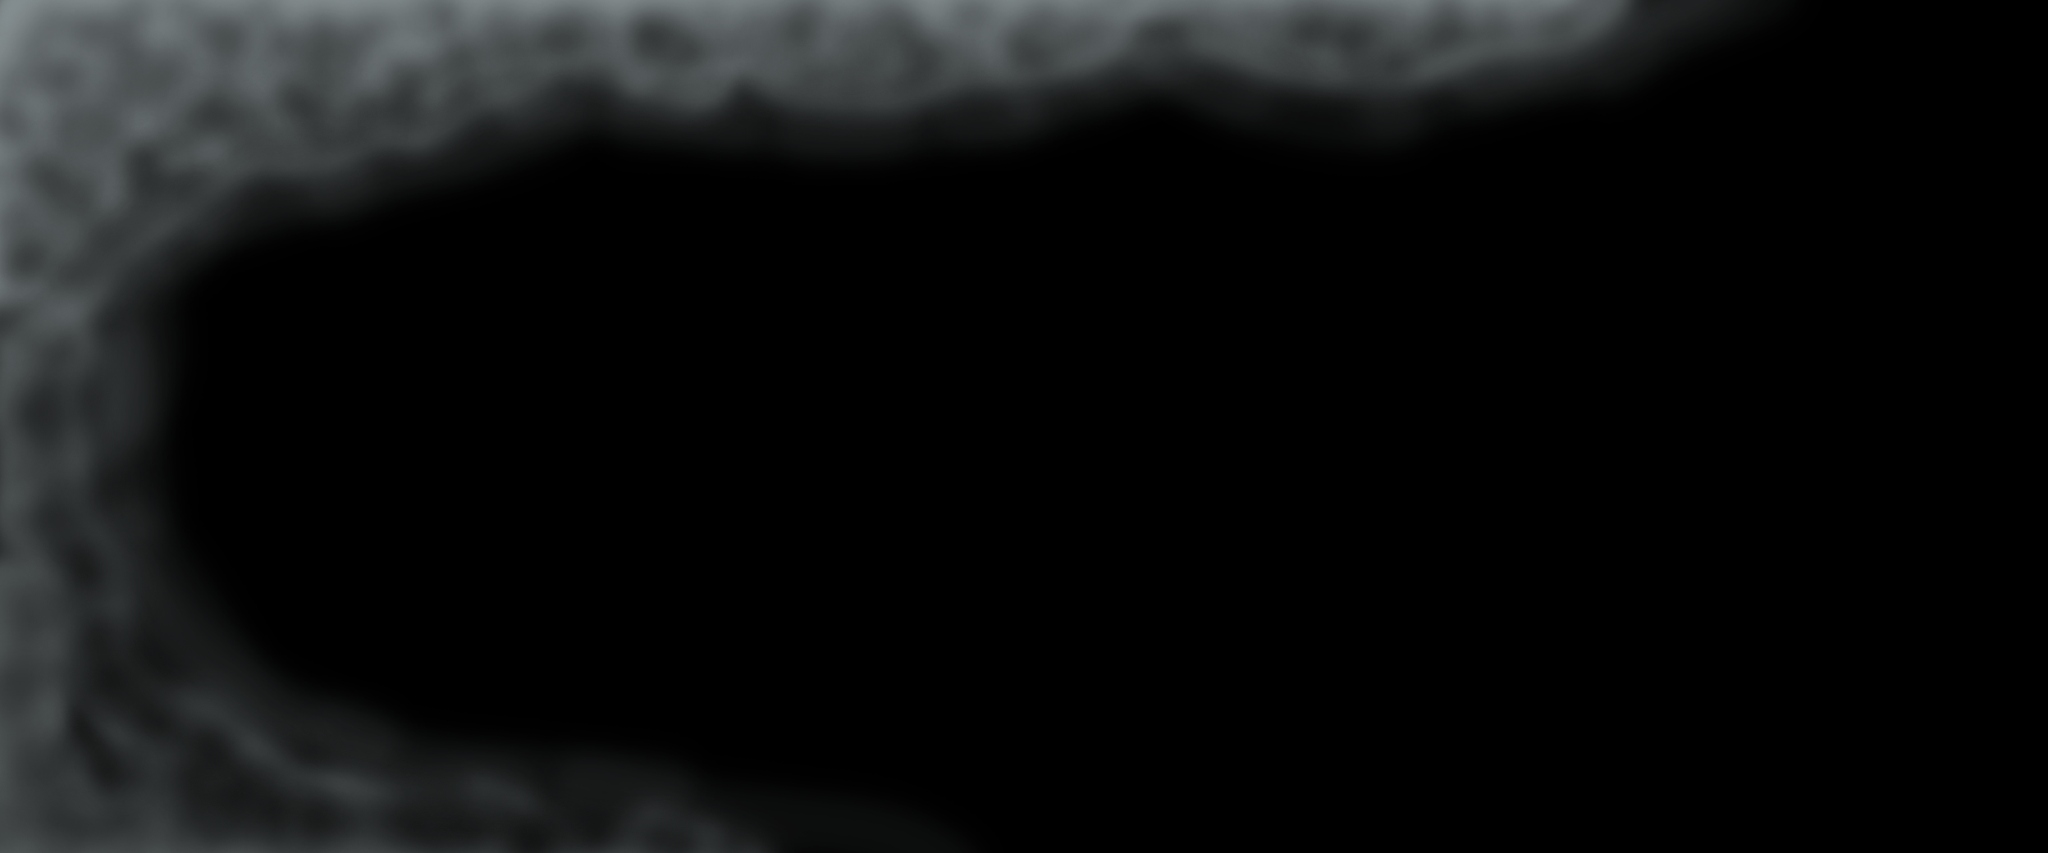

This game map was drawn from its Tiled (.tmx) file and the tilesets committed beside it. A one-line description and the trimmed map source follow:
An orthogonal 156x65 tile map with 16x16 px tiles, 1 tile layer (AlwaysFront5).

<map version="1.10" tiledversion="1.12.2" orientation="orthogonal" renderorder="right-down" width="156" height="65" tilewidth="16" tileheight="16" infinite="0" nextlayerid="21" nextobjectid="1210">
 <tileset firstgid="1" name="NewFarm_Mist" tilewidth="16" tileheight="16" tilecount="10140" columns="156">
  <image source="Tilesheets/z_FrontierFarm_Mist.png" width="2496" height="1040" />
 </tileset>
 <layer id="19" name="AlwaysFront5" width="156" height="65">
  <properties>
   <property name="Draw" value="AlwaysFront" />
  </properties>
  <data>[10140 cells, 10140 non-empty, 10140 distinct tile ids]</data>
 </layer>
</map>
